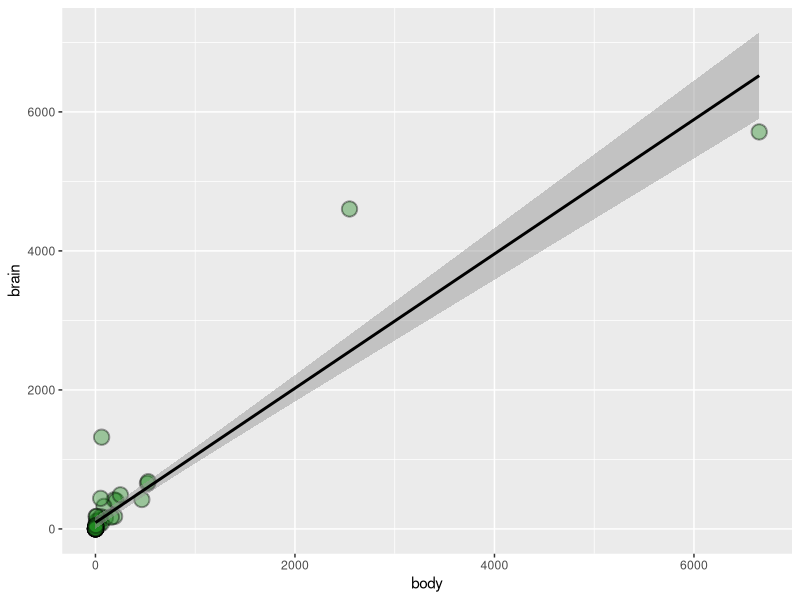
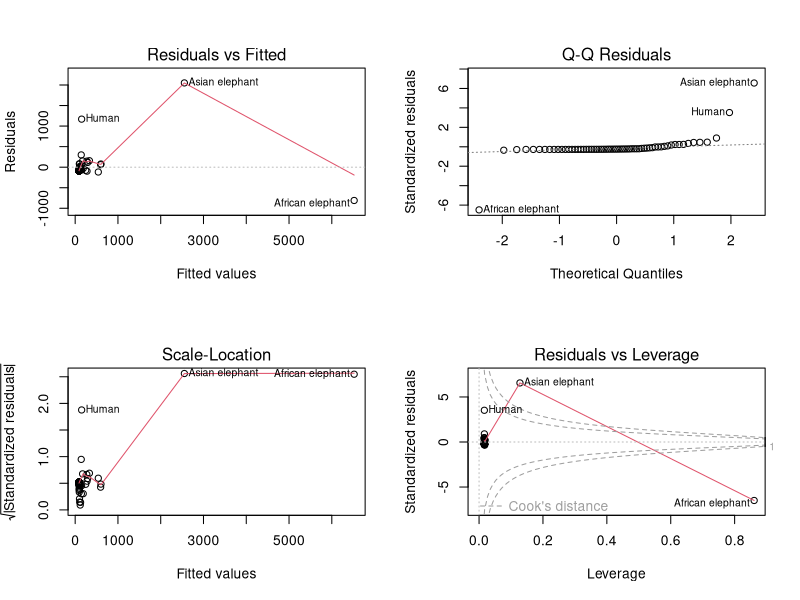

Recreate these plots in R, in order.
#Statistical Ecology Exam 1 Matthew Winter 
install.packages("MASS")
library('MASS')
data('mammals')
?mammals
#mammals is a data frame with average brain and body weights for 62 species of land mammals ---- 
###Question 1A
head(mammals)
library(ggplot2)
br <- ggplot(aes(x = body, y = brain), data = mammals) +
  geom_point(size=4.5, shape=21, fill="forestgreen", color="black", stroke=1, alpha=0.4) +
  stat_smooth(method = "lm", alpha=0.5, color="black")
br
brain1 <- lm(brain~body,data =  mammals )
set.seed(1)
par(mfrow=c(2,2))
plot(brain1)
summary(brain1)
#Coefficients:
#              Estimate Std. Error t value Pr(>|t|)    
#(Intercept) 91.00440   43.55258    2.09   0.0409 *  
#  body      0.96650    0.04766   20.28   <2e-16 ***
#  ---
#  Signif. codes:  0 ‘***’ 0.001 ‘**’ 0.01 ‘*’ 0.05 ‘.’ 0.1 ‘ ’ 1
#
#Residual standard error: 334.7 on 60 degrees of freedom
#Multiple R-squared:  0.8727,	Adjusted R-squared:  0.8705 
#F-statistic: 411.2 on 1 and 60 DF,  p-value: < 2.2e-16










